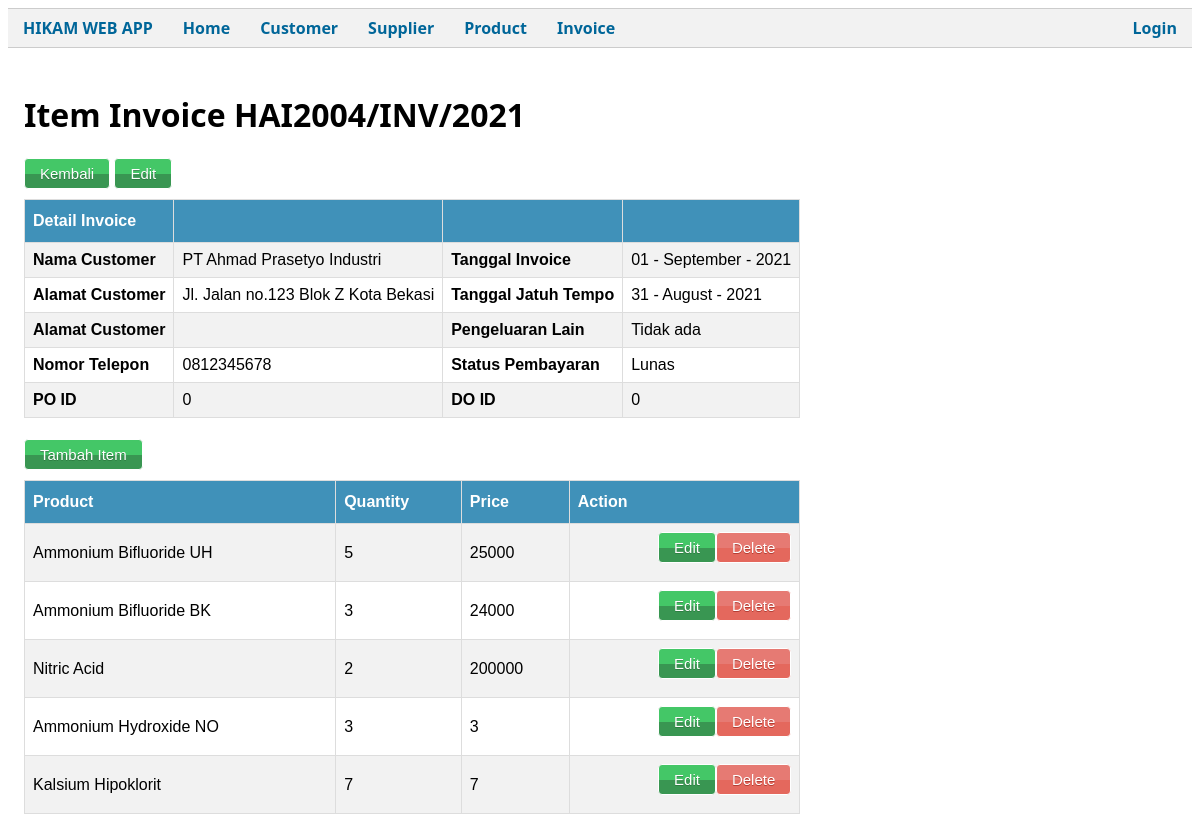
/public/Invoice/item/2004, run on the app's committed database.
### tables this page shows
CREATE TABLE `invoice` (
  `invoice_id` int(11) NOT NULL,
  `customer_name` varchar(255) DEFAULT NULL,
  `invoice_date` date DEFAULT NULL,
  `other_expenses` varchar(255) DEFAULT NULL,
  `status_pembayaran` varchar(12) DEFAULT NULL,
  `due_date` date DEFAULT NULL,
  `PO_id` int(11) DEFAULT NULL,
  `DO_id` int(11) DEFAULT NULL
);

CREATE TABLE `customer` (
  `customer_id` int(11) NOT NULL,
  `customer_name` varchar(255) NOT NULL,
  `alamat1` varchar(255) NOT NULL,
  `alamat2` varchar(255) NOT NULL,
  `no_telp1` varchar(255) NOT NULL,
  `no_telp2` varchar(255) NOT NULL,
  `email` varchar(255) NOT NULL
);

CREATE TABLE `invc_item` (
  `invc_item_id` int(11) NOT NULL,
  `invoice_id` int(11) NOT NULL,
  `product_id` int(11) NOT NULL,
  `quantity` int(11) NOT NULL,
  `price` decimal(10,0) NOT NULL
);

CREATE TABLE `product` (
  `product_id` int(11) NOT NULL,
  `product_name` varchar(255) NOT NULL,
  `product_sell_price` decimal(10,0) DEFAULT NULL,
  `unit` varchar(25) DEFAULT NULL,
  `product_desc` varchar(255) NOT NULL,
  `product_updated` timestamp NOT NULL DEFAULT current_timestamp() ON UPDATE current_timestamp(),
  `product_quantity` int(11) DEFAULT NULL
);

### app/core/Controller.php (called while the page is built, shortened)
<?php
class Controller
{
    public function view($view, $data = [])
    {
        require_once('../app/views/' . $view . '.php');
    }
    public function model($model)
    {
        return new $model;
    }
}

### app/controllers/Invoice.php (called while the page is built, shortened)
<?php
class Invoice extends Controller
{
    function InvoiceDateFormat($invoice_id)
    {
        $data['invc'] = $this->model('Invoice_model')->getInvoiceById($invoice_id);
        $invoice_date_day = date("d", strtotime($data['invc']['invoice_date']));
        $invoice_date_month = date("m", strtotime($data['invc']['invoice_date']));
        $dateObj   = DateTime::createFromFormat('!m', $invoice_date_month);
        $invoice_date_month_format = $dateObj->format('F');
        $invoice_date_year = date("Y", strtotime($data['invc']['invoice_date']));
        $date = $invoice_date_day . " - " . $invoice_date_month_format . " - " .  $invoice_date_year;
        return $date;
    }
    function DueDateFormat($invoice_id)
    {
        $data['invc'] = $this->model('Invoice_model')->getInvoiceById($invoice_id);
        $due_date_day = date("d", strtotime($data['invc']['due_date']));
        $due_date_month = date("m", strtotime($data['invc']['due_date']));
        $dateObj   = DateTime::createFromFormat('!m', $due_date_month);
        $due_date_month_format = $dateObj->format('F');
        $due_date_year = date("Y", strtotime($data['invc']['due_date']));
        $date = $due_date_day . " - " . $due_date_month_format . " - " .  $due_date_year;
        return $date;
    }
    function invoiceString($invoice_id)
    {
        $data['invc'] = $this->model('Invoice_model')->getInvoiceById($invoice_id);
        $h = "HAI";
        $s = "/";
        $i = "INV";
        $invoice_date_year = date("Y", strtotime($data['invc']['invoice_date']));
        $invoice_number = $h . $invoice_id . $s . $i . $s . $invoice_date_year;
        return $invoice_number;
    }
    public function item($invoice_id)
    {
        $data['judul'] = "Detail Item Invoice";
        $data['invc'] = $this->model('Invoice_model')->getInvoiceById($invoice_id);
        $data['invc_item'] = $this->model('Invoice_model')->getInvoiceItem($invoice_id);
        $data['cust'] = $this->model('Invoice_model')->getInvoiceCust($data['invc']['customer_name']);
        $data['invoice_number'] = $this->invoiceString($data['invc']['invoice_id']);
        $data['invoice_date_format'] = $this->InvoiceDateFormat($data['invc']['invoice_id']);
        $data['due_date_format'] = $this->DueDateFormat($data['invc']['invoice_id']);
        $data['test'] = $this->model('Invoice_model')->getInvoiceItemId($invoice_id);
        $this->view('Invoice/Item', $data);
    }
}

### app/core/App.php (called while the page is built, shortened)
<?php
class App
{
    protected $method = 'index';
    protected $params = [];
    public function __construct()
    {
        $url = $this->parseURL();
        if (isset($url[0])) {
            if (file_exists('../app/controllers/' . $url[0] . '.php')) {
                unset($url[0]);
            }
        }
        $this->controller = new $this->controller;
        if (isset($url[1])) {
            if (method_exists($this->controller, $url[1])) {
                $this->method = $url[1];
                unset($url[1]);
            }
        }
        if (!empty($url)) {
            $this->params = array_values($url);
        }
        call_user_func_array([$this->controller, $this->method], $this->params);
    }
    public function parseURL()
    {
        if (isset($_GET['url'])) {
            $url = rtrim($_GET['url'], '/');
            $url = filter_var($url, FILTER_SANITIZE_URL);
            $url = explode('/', $url);
            return $url;
        }
    }
}

### public/index.php (called while the page is built, shortened)
<?php
$app = new App;

### app/core/Database.php (called while the page is built, shortened)
<?php
class Database
{
    private $host = DB_HOST;
    private $db_name = DB_NAME;
    private $user = DB_USER;
    private $pass = DB_PASS;
    private $dbh;
    private $stmt;
    public function __construct()
    {
        $dsn =  'mysql:host=' . $this->host . ';dbname=' . $this->db_name;
        $option = [
            PDO::ATTR_PERSISTENT => true,
            PDO::ATTR_ERRMODE => PDO::ERRMODE_EXCEPTION
        ];
        try {
            $this->dbh = new PDO($dsn, $this->user, $this->pass, $option);
        } catch (PDOException $e) {
            die($e->getMessage());
        }
    }
    public function query($query)
    {
        $this->stmt = $this->dbh->prepare($query);
    }
    public function bind($param, $value, $type = null)
    {
        if (is_null($type)) {
            switch (true) {
                default:
                    $type = PDO::PARAM_STR;
            }
        }
        $this->stmt->bindValue($param, $value, $type);
    }
    public function execute()
    {
        $this->stmt->execute();
    }
    public function resultSet()
    {
        $this->execute();
        return $this->stmt->fetchAll(PDO::FETCH_ASSOC);
    }
    public function single()
    {
        $this->execute();
        return $this->stmt->fetch(PDO::FETCH_ASSOC);
    }
}

### app/models/Invoice_model.php (called while the page is built, shortened)
<?php
class Invoice_model
{
    private $table = "invoice";
    private $table2 = "invc_item";
    private $table3 = "customer";
    private $db;
    public function __construct()
    {
        $this->db = new Database;
    }
    public function getInvoiceById($invoice_id)
    {
        $this->db->query('SELECT * FROM ' . $this->table .
            ' WHERE invoice_id LIKE ' . $invoice_id);
        return $this->db->single();
    }
    public function getInvoiceItemId()
    {
        $this->db->query("SELECT invc_item_id FROM " . $this->table2);
        return $this->db->resultSet();
    }
    public function getInvoiceItem($invoice_id)
    {
        $this->db->query(
            'SELECT *, product_name FROM '
                . $this->table2 .
                ' INNER JOIN product on ' . $this->table2 . '.product_id = product.product_id WHERE invoice_id LIKE ' . $invoice_id
        );
        return $this->db->resultSet();
    }
    public function getInvoiceCust($customer_name)
    {
        $this->db->query('SELECT * FROM ' . $this->table3 . ' WHERE customer_name=:customer_name');
        $this->db->bind('customer_name', $customer_name);
        return $this->db->single();
    }
}

### app/views/invoice/Item.php (the view, shortened to what this page needs)
<div class="container">
    <div>
        <br>
        <h1>Item Invoice <?= $data['invoice_number']; ?></h1>
        <a href="<?= BASEURL; ?>/Invoice" class="editButton">Kembali</a>
        <a href="<?= BASEURL; ?>/Invoice/editPage/<?= $data['invc']['invoice_id']; ?>" class="editButton">Edit</a>
        <br>
        <table id="tabledetail">
            <tr>
                <th>Detail Invoice</th>
                <th></th>
                <th></th>
                <th></th>
            </tr>
            <tr>
                <td>
                    <b>Nama Customer</b>
                </td>
                <td>
                    <?= $data['invc']['customer_name']; ?>
                </td>
                <td>
                    <b>Tanggal Invoice</b>
                </td>
                <td>
                    <?= $data['invoice_date_format']; ?>
                </td>
            </tr>
            <tr>
                <td>
                    <b>Alamat Customer</b>
                </td>
                <td>
                    <?= $data['cust']['alamat1']; ?>
                </td>
                <td>
                    <b>Tanggal Jatuh Tempo</b>
                </td>
                <td>
                    <?= $data['due_date_format']; ?>
                </td>
            </tr>
            <tr>
                <td>
                    <b>Alamat Customer</b>
                </td>
                <td>
                </td>
                <td>
                    <b>Pengeluaran Lain</b>
                </td>
                <td>
                    <?= $data['invc']['other_expenses']; ?>
                </td>
            </tr>
            <tr>
                <td>
                    <b>Nomor Telepon</b>
                </td>
                <td>
                    <?= $data['cust']['no_telp1']; ?>
                </td>
                <td>
                    <b>Status Pembayaran</b>
                </td>
                <td>
                    <?= $data['invc']['status_pembayaran']; ?>
                </td>
            </tr>
            <tr>
                <td>
                    <b>PO ID</b>
                </td>
                <td>
                    <?= $data['invc']['PO_id']; ?>
                </td>
                <td>
                    <b>DO ID</b>
                </td>
                <td>
                    <?= $data['invc']['DO_id']; ?>
                </td>
            </tr>
        </table>
        <br>
        <a class="editButton" href="<?= BASEURL; ?>/Invoice/addItemPage/<?= $data['invc']['invoice_id']; ?>">Tambah Item </a>
        <br>
        <table id="tabledetail">
            <tr>
                <th>Product</th>
                <th>Quantity</th>
                <th>Price</th>
                <th>Action</th>
            </tr>
            <?php foreach ($data['invc_item'] as $invc) : ?>
                <tr>
                    <td>
                        <?= $invc['product_name'] ?>
                    </td>
                    <td>
                        <?= $invc['quantity']; ?>
                    </td>
                    <td>
                        <?= $invc['price']; ?>
                    </td>
                    <td>
                        <a href="<?= BASEURL; ?>/Invoice/hapusItem/<?= $invc['invc_item_id']; ?>" class="redButton" style="float:right" onclick="return confirm('Anda yakin akan hapus data ini?')">Delete</a>
                        <a href="<?= BASEURL; ?>/Invoice/editItemPage/<?= $invc['invc_item_id']; ?>" class="editButton" style="float:right">Edit</a>
                    </td>
                </tr>
            <?php endforeach; ?>
        </table>
    </div>

### public/css/style.css (style rules this page uses)
body { font-family: "Segoe UI", Tahoma, Geneva, Verdana, sans-serif; background-color: #fff; }
.container { padding: 2px 16px; content: ""; display: table; clear: both; }
#tabledetail { font-family: Arial, Helvetica, sans-serif; border-collapse: collapse; width: 100%; }
#tabledetail td, #tabledetail th { border: 1px solid #ddd; padding: 8px; }
#tabledetail tr:nth-child(even) { background-color: #f2f2f2; }
#tabledetail th { padding-top: 12px; padding-bottom: 12px; text-align: left; background-color: rgb(64, 145, 185); color: white; }
.redButton { box-shadow: inset 0px 39px 0px -24px #e67a73; background-color: #e4685d; border-radius: 4px; border: 1px solid #ffffff; display: inline-block; cursor: pointer; color: #ffffff; font-family: Arial; font-size: 15px; padding: 6px 15px; text-decoration: none; text-shadow: 0px 1px 0px #b23e35; }
.editButton { margin-bottom: 10px; box-shadow: inset 0px 39px 0px -24px #44c767; background-color: #399652; border-radius: 4px; border: 1px solid #ffffff; display: inline-block; cursor: pointer; color: #ffffff; font-family: Arial; font-size: 15px; padding: 6px 15px; text-decoration: none; text-shadow: 0px 1px 0px #2d7e42; }

### data on the page
invoice: customer_name "PT Ahmad Prasetyo Industri", other_expenses "Tidak ada", status_pembayaran "Lunas", PO "0", DO "0"
customer: alamat1 "Jl. Jalan no.123 Blok Z Kota Bekasi", no_telp1 "0812345678"
invc_item: product.product_name "Ammonium Bifluoride UH", quantity "5", price "25000"
invc_item: product.product_name "Ammonium Bifluoride BK", quantity "3", price "24000"
invc_item: product.product_name "Nitric Acid", quantity "2", price "200000"
invc_item: product.product_name "Ammonium Hydroxide NO", quantity "3", price "3"
invc_item: product.product_name "Kalsium Hipoklorit", quantity "7", price "7"

### other printed values
$data['invoice_number'] "HAI2004/INV/2021"
$data['invoice_date_format'] "01 - September - 2021"
$data['due_date_format'] "31 - August - 2021"
